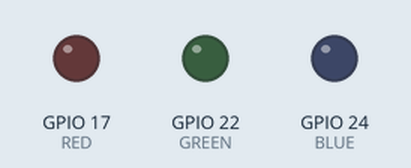
Bench run of a program on a simulated Raspberry Pi (BCM pin numbers). Shown: output pins drawn as LEDs (lit = HIGH). What the program prints to the terminal is not drawn.

Above: at 0.1 s.
At 1.1 s:
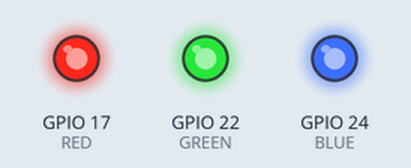
At 2.1 s:
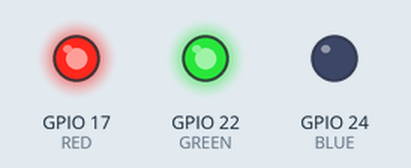
Timing chart, 0 to 4.5 s (numbered marks = the images above):
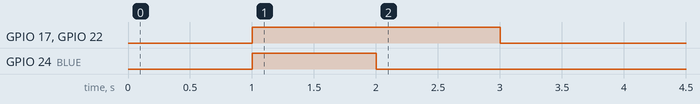

The program:

test1.py
```python
import RPi.GPIO as GPIO
import time

GPIO.setmode(GPIO.BCM)

RED = 17
GREEN = 22
BLUE = 24

GPIO.setup(RED, GPIO.OUT)
GPIO.setup(GREEN, GPIO.OUT)
GPIO.setup(BLUE, GPIO.OUT)

def off():
    GPIO.output(RED, 0)
    GPIO.output(GREEN, 0)
    GPIO.output(BLUE, 0)

def led_write(r, g, b):
    GPIO.PWM(RED, r)
    GPIO.PWM(GREEN, g)
    GPIO.PWM(BLUE, b)

time.sleep(1)

off()
GPIO.output(RED, 255)
GPIO.output(GREEN, 255)
GPIO.output(BLUE, 255)
time.sleep(1)

GPIO.output(RED, 100)
GPIO.output(GREEN, 50)
GPIO.output(BLUE, 0)
time.sleep(1)

print("Attempting fade")
off()
for i in range(255):
    i += 1
    print(i)
    led_write(i, i, i)
    time.sleep(0.5)

GPIO.cleanup()
```

Measured:
- by itself, GPIO 17 (RED), GPIO 22 (GREEN): LOW → HIGH at 1.0 s, → LOW 2.0 s later
- by itself, GPIO 24 (BLUE): LOW → HIGH at 1.0 s, → LOW 1.0 s later
